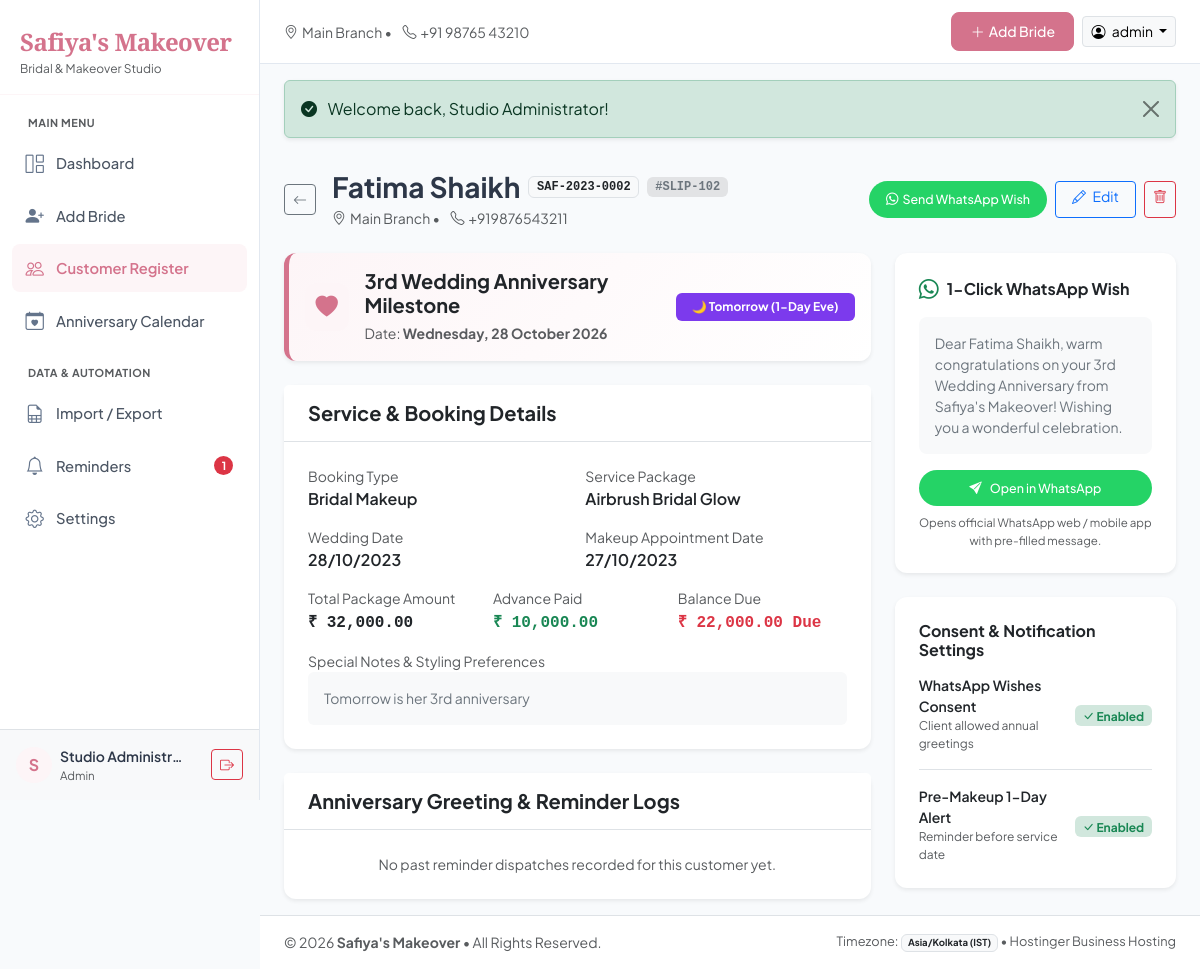
Page /customers/view.php?id=2 (signed in) on the committed database.
### tables this page shows
CREATE TABLE IF NOT EXISTS `settings` (
  `id` INT AUTO_INCREMENT PRIMARY KEY,
  `key_name` VARCHAR(64) NOT NULL UNIQUE,
  `value` TEXT NULL,
  `description` VARCHAR(255) NULL,
  `updated_at` DATETIME NOT NULL DEFAULT CURRENT_TIMESTAMP ON UPDATE CURRENT_TIMESTAMP,
  INDEX `idx_settings_key` (`key_name`)
);

CREATE TABLE IF NOT EXISTS `customers` (
  `id` INT AUTO_INCREMENT PRIMARY KEY,
  `customer_code` VARCHAR(30) NOT NULL UNIQUE,
  `full_name` VARCHAR(150) NOT NULL,
  `mobile_number` VARCHAR(25) NOT NULL,
  `wedding_date` DATE NULL,
  `makeup_date` DATE NULL,
  `service_package` VARCHAR(120) NULL,
  `amount` DECIMAL(10, 2) NULL,
  `advance_amount` DECIMAL(10, 2) NULL DEFAULT 0.00,
  `slip_number` VARCHAR(50) NULL,
  `booking_type` VARCHAR(50) NOT NULL DEFAULT 'Bridal Makeup',
  `salon_branch` VARCHAR(80) NULL DEFAULT 'Main Branch',
  `notes` TEXT NULL,
  `pre_makeup_reminder_enabled` TINYINT(1) NOT NULL DEFAULT 1,
  `whatsapp_consent` TINYINT(1) NOT NULL DEFAULT 1,
  `created_at` DATETIME NOT NULL DEFAULT CURRENT_TIMESTAMP,
  `updated_at` DATETIME NOT NULL DEFAULT CURRENT_TIMESTAMP ON UPDATE CURRENT_TIMESTAMP,
  INDEX `idx_customers_code` (`customer_code`),
  INDEX `idx_customers_name` (`full_name`),
  INDEX `idx_customers_mobile` (`mobile_number`),
  INDEX `idx_customers_wedding_date` (`wedding_date`),
  INDEX `idx_customers_makeup_date` (`makeup_date`),
  INDEX `idx_customers_branch` (`salon_branch`),
  INDEX `idx_customers_consent` (`whatsapp_consent`)
);

### customers/view.php (the view, shortened to what the rows shown need)
<?php
require_once __DIR__ . '/../includes/functions.php';
$db = get_db();
$id = (int)($_GET['id'] ?? 0);
$stmt = $db->prepare("SELECT * FROM customers WHERE id = :id LIMIT 1");
$stmt->execute(['id' => $id]);
$customer = $stmt->fetch();
$balance = max(0, (float)$customer['amount'] - (float)$customer['advance_amount']);
$next_anniversary = null;
if ($customer['wedding_date']) {
    $today_str = get_kolkata_today();
    $current_year = (int)date('Y', strtotime($today_str));
    $target_date = get_anniversary_date_for_year($customer['wedding_date'], $current_year);
    if ($target_date < $today_str) {
        $target_year = $current_year + 1;
        $target_date = get_anniversary_date_for_year($customer['wedding_date'], $target_year);
    } else {
        $target_year = $current_year;
    }
    $wed_year = (int)date('Y', strtotime($customer['wedding_date']));
    $years_milestone = $target_year - $wed_year;
    $d1 = new DateTime($today_str);
    $d2 = new DateTime($target_date);
    $days_away = $d1->diff($d2)->days;
    $next_anniversary = [
        'date' => $target_date,
        'milestone_years' => $years_milestone,
        'days_away' => $days_away,
        'is_today' => ($target_date === $today_str),
        'is_eve' => ($days_away === 1)
    ];
}
require_once __DIR__ . '/../includes/header.php';
?>
<div class="d-flex flex-column flex-md-row justify-content-between align-items-md-center mb-4 gap-3">
    <div class="d-flex align-items-center gap-3">
        <div>
            <div class="d-flex align-items-center gap-2">
                <h2 class="h3 fw-bold mb-0"><?= htmlspecialchars($customer['full_name']) ?></h2>
                <span class="badge bg-light text-dark border font-monospace"><?= htmlspecialchars($customer['customer_code']) ?></span>
                <?php if ($customer['slip_number']): ?>
                    <span class="badge bg-secondary-subtle text-secondary font-monospace">#<?= htmlspecialchars($customer['slip_number']) ?></span>
                <?php endif; ?>
            </div>
            <div class="text-muted small mt-1">
                <i class="bi bi-geo-alt me-1"></i><?= htmlspecialchars($customer['salon_branch'] ?: 'Main Branch') ?> &bull;
                <i class="bi bi-telephone ms-2 me-1"></i><?= htmlspecialchars($customer['mobile_number']) ?>
            </div>
        </div>
    </div>
</div>
<div class="row g-4">
    <div class="col-lg-8">
        <?php if ($next_anniversary): ?>
            <div class="card card-salon border-0 shadow-sm p-3 mb-4" style="background: linear-gradient(135deg, #FDF5F7 0%, #FFFFFF 100%); border-left: 5px solid #D4738C !important;">
                <div class="d-flex align-items-center justify-content-between">
                    <div class="d-flex align-items-center">
                        <div class="stat-icon bg-stat-pink me-3">
                            <i class="bi bi-heart-fill"></i>
                        </div>
                        <div>
                            <h5 class="fw-bold mb-1">
                                <?= $next_anniversary['milestone_years'] ?><?= in_array($next_anniversary['milestone_years'], [1]) ? 'st' : ($next_anniversary['milestone_years'] == 2 ? 'nd' : ($next_anniversary['milestone_years'] == 3 ? 'rd' : 'th')) ?> Wedding Anniversary Milestone
                            </h5>
                            <span class="text-muted small">
                                Date: <strong><?= date('l, d F Y', strtotime($next_anniversary['date'])) ?></strong>
                            </span>
                        </div>
                    </div>
                    <div>
                        <?php if ($next_anniversary['is_today']): ?>
                            <span class="badge bg-success fs-6 px-3 py-2">🎉 Celebrating Today!</span>
                        <?php elseif ($next_anniversary['is_eve']): ?>
                            <span class="badge bg-purple px-3 py-2 text-white" style="background-color: #7C3AED;">🌙 Tomorrow (1-Day Eve)</span>
                        <?php else: ?>
                            <span class="badge bg-light text-dark border px-3 py-2 font-monospace">In <?= $next_anniversary['days_away'] ?> days</span>
                        <?php endif; ?>
                    </div>
                </div>
            </div>
        <?php endif; ?>
        <div class="card card-salon border-0 shadow-sm mb-4">
            <div class="card-body p-4">
                <div class="row g-3">
                    <div class="col-sm-6">
                        <label class="small text-muted d-block">Booking Type</label>
                        <span class="fw-semibold text-dark"><?= htmlspecialchars($customer['booking_type']) ?></span>
                    </div>
                    <div class="col-sm-6">
                        <label class="small text-muted d-block">Service Package</label>
                        <span class="fw-semibold text-dark"><?= htmlspecialchars($customer['service_package'] ?: '—') ?></span>
                    </div>
                    <div class="col-sm-6">
                        <label class="small text-muted d-block">Wedding Date</label>
                        <span class="fw-semibold text-dark"><?= format_date_in($customer['wedding_date']) ?></span>
                    </div>
                    <div class="col-sm-6">
                        <label class="small text-muted d-block">Makeup Appointment Date</label>
                        <span class="fw-semibold text-dark"><?= format_date_in($customer['makeup_date']) ?></span>
                    </div>
                    <div class="col-sm-4">
                        <label class="small text-muted d-block">Total Package Amount</label>
                        <span class="fw-bold font-monospace text-dark"><?= format_inr($customer['amount']) ?></span>
                    </div>
                    <div class="col-sm-4">
                        <label class="small text-muted d-block">Advance Paid</label>
                        <span class="fw-bold font-monospace text-success"><?= format_inr($customer['advance_amount']) ?></span>
                    </div>
                    <div class="col-sm-4">
                        <label class="small text-muted d-block">Balance Due</label>
                        <?php if ($balance > 0): ?>
                            <span class="fw-bold font-monospace text-danger"><?= format_inr($balance) ?> Due</span>
                        <?php else: ?>
                            <span class="badge bg-success-subtle text-success">Fully Paid</span>
                        <?php endif; ?>
                    </div>
                    <div class="col-12">
                        <label class="small text-muted d-block">Special Notes &amp; Styling Preferences</label>
                        <div class="p-3 bg-light rounded-2 text-secondary small">
                            <?= nl2br(htmlspecialchars($customer['notes'] ?: 'No notes recorded.')) ?>
                        </div>
                    </div>
                </div>
            </div>
        </div>
    </div>
</div>
<?php require_once __DIR__ . '/../includes/footer.php'; ?>

### includes/header.php (shortened to what the rows shown need)
<?php
require_once __DIR__ . '/functions.php';
$current_dir = dirname($_SERVER['SCRIPT_NAME']);
$depth = substr_count(trim($current_dir, '/\\'), '/');
$root = str_repeat('../', $depth);
if ($root === '') $root = './';
$salon_name = get_setting('salon_name', "Safiya's Makeover");
$salon_tagline = get_setting('salon_tagline', "Bridal & Makeover Studio");
$salon_branch = get_setting('salon_branch', "Main Branch");
$salon_phone = get_setting('salon_phone', "+91 98765 43210");
$current_page = basename($_SERVER['PHP_SELF'], '.php');
$current_path = $_SERVER['PHP_SELF'];
$user_id = $_SESSION['user_id'] ?? null;
$user_name = $_SESSION['user_name'] ?? 'Admin';
$user_full_name = $_SESSION['user_full_name'] ?? 'Studio Administrator';
$user_role = $_SESSION['user_role'] ?? 'staff';
$is_admin = ($user_role === 'admin');
$today_anniversaries = get_todays_anniversaries();
$pending_reminders_count = count($today_anniversaries);
?>
<!DOCTYPE html>
<html lang="en">
<head>
    <link href="https://cdn.jsdelivr.net/npm/bootstrap@5.3.3/dist/css/bootstrap.min.css" rel="stylesheet">
    <link href="https://cdn.jsdelivr.net/npm/bootstrap-icons@1.11.3/font/bootstrap-icons.min.css" rel="stylesheet">
    <link href="<?= $root ?>assets/css/custom.css" rel="stylesheet">
</head>
<body>
    <?php if ($user_id): ?>
    <div id="sidebar-wrapper">
        <div class="sidebar-brand d-flex align-items-center justify-content-between">
            <div>
                <a href="<?= $root ?>index.php" class="text-decoration-none">
                    <span class="brand-logo-text fs-4"><?= htmlspecialchars($salon_name) ?></span>
                    <div class="text-muted small" style="font-size: 0.75rem;"><?= htmlspecialchars($salon_tagline) ?></div>
                </a>
            </div>
        </div>
        <div class="nav-sidebar">
            <div class="text-uppercase text-muted px-3 py-1 mb-1 fw-bold" style="font-size: 0.68rem; letter-spacing: 0.5px;">Main Menu</div>
            <a class="nav-link <?= ($current_page === 'index' && strpos($current_path, '/customers/') === false && strpos($current_path, '/calendar/') === false && strpos($current_path, '/reminders/') === false && strpos($current_path, '/import_export/') === false && strpos($current_path, '/settings/') === false) ? 'active' : '' ?>" href="<?= $root ?>index.php">
                <i class="bi bi-grid-1x2"></i> Dashboard
            </a>
            <a class="nav-link <?= ($current_page === 'add' && strpos($current_path, '/customers/') !== false) ? 'active' : '' ?>" href="<?= $root ?>customers/add.php">
                <i class="bi bi-person-plus-fill text-salon"></i> Add Bride
            </a>
            <a class="nav-link <?= (strpos($current_path, '/customers/') !== false && $current_page !== 'add') ? 'active' : '' ?>" href="<?= $root ?>customers/index.php">
                <i class="bi bi-people"></i> Customer Register
            </a>
            <a class="nav-link <?= (strpos($current_path, '/calendar/') !== false) ? 'active' : '' ?>" href="<?= $root ?>calendar/index.php">
                <i class="bi bi-calendar-heart"></i> Anniversary Calendar
            </a>
            <div class="text-uppercase text-muted px-3 py-1 mt-3 mb-1 fw-bold" style="font-size: 0.68rem; letter-spacing: 0.5px;">Data &amp; Automation</div>
            <a class="nav-link <?= (strpos($current_path, '/import_export/') !== false) ? 'active' : '' ?>" href="<?= $root ?>import_export/index.php">
                <i class="bi bi-file-earmark-spreadsheet"></i> Import / Export
            </a>
            <a class="nav-link <?= (strpos($current_path, '/reminders/') !== false) ? 'active' : '' ?>" href="<?= $root ?>reminders/index.php">
                <i class="bi bi-bell"></i> Reminders
                <?php if ($pending_reminders_count > 0): ?>
                <span class="badge bg-danger rounded-pill ms-auto" style="font-size: 0.7rem;"><?= $pending_reminders_count ?></span>
                <?php endif; ?>
            </a>
            <?php if ($is_admin): ?>
            <a class="nav-link <?= (strpos($current_path, '/settings/') !== false) ? 'active' : '' ?>" href="<?= $root ?>settings/index.php">
                <i class="bi bi-gear"></i> Settings
            </a>
            <?php endif; ?>
        </div>
        <div class="p-3 border-top bg-light mt-auto">
            <div class="d-flex align-items-center">
                <div class="rounded-circle bg-stat-pink d-flex align-items-center justify-content-center me-2" style="width: 36px; height: 36px; font-weight: bold;">
                    <?= strtoupper(substr($user_full_name, 0, 1)) ?>
                </div>
                <div class="overflow-hidden me-auto">
                    <div class="fw-semibold text-truncate small" style="max-width: 130px;"><?= htmlspecialchars($user_full_name) ?></div>
                    <div class="text-muted text-capitalize" style="font-size: 0.72rem;"><?= htmlspecialchars($user_role) ?></div>
                </div>
                <a href="<?= $root ?>auth/logout.php" class="btn btn-sm btn-outline-danger" title="Sign Out" data-bs-toggle="tooltip">
                    <i class="bi bi-box-arrow-right"></i>
                </a>
            </div>
        </div>
    </div>
    <?php endif; ?>
    <div id="page-content-wrapper" <?= !$user_id ? 'style="margin-left:0; width:100%;"' : '' ?>>
        <?php if ($user_id): ?>
        <nav class="navbar navbar-topbar d-flex justify-content-between align-items-center sticky-top">
            <div class="d-flex align-items-center">
                <div class="d-none d-md-block">
                    <span class="text-muted small">
                        <i class="bi bi-geo-alt me-1"></i><?= htmlspecialchars($salon_branch) ?> &bull;
                        <i class="bi bi-telephone ms-2 me-1"></i><?= htmlspecialchars($salon_phone) ?>
                    </span>
                </div>
            </div>
            <div class="d-flex align-items-center gap-2">
                <a href="<?= $root ?>customers/add.php" class="btn btn-salon-primary btn-sm d-none d-sm-inline-flex align-items-center gap-1">
                    <i class="bi bi-plus-lg"></i> Add Bride
                </a>
                <div class="dropdown">
                    <button class="btn btn-sm btn-light border dropdown-toggle" type="button" data-bs-toggle="dropdown">
                        <i class="bi bi-person-circle me-1"></i> <?= htmlspecialchars($user_name) ?>
                    </button>
                </div>
            </div>
        </nav>
        <?php endif; ?>
        <main class="flex-grow-1 px-4 py-3">

### includes/footer.php (shortened to what the rows shown need)
        </main>
        <footer class="border-top py-3 px-4 bg-white text-muted small mt-auto">
            <div class="d-flex flex-column flex-md-row justify-content-between align-items-center">
                <div>
                    &copy; <?= date('Y') ?> <strong><?= htmlspecialchars($salon_name) ?></strong> &bull; All Rights Reserved.
                </div>
            </div>
        </footer>
    </div>
</body>
</html>

### rows in the picture
settings: value "Safiya's Makeover"
settings: value "Bridal & Makeover Studio"
settings: value "Main Branch"
settings: value "+91 98765 43210"
customers: full_name "Fatima Shaikh", customer_code "SAF-2023-0002", slip_number "SLIP-102", salon_branch "Main Branch", mobile_number "+919876543211", wedding_date "3", wedding_date "Wednesday, 28 October 2026", booking_type "Bridal Makeup", service_package "Airbrush Bridal Glow", wedding_date "28/10/2023", makeup_date "27/10/2023", amount "₹ 32,000.00", advance_amount "₹ 10,000.00", format_inr($balance) "₹ 22,000.00", notes "Tomorrow is her 3rd anniversary"

### other values in the picture
$pending_reminders_count "1"
substr($user_full_name, 0, 1) "S"
$user_full_name "Studio Administr…"
$user_role "Admin"
$user_name "admin"
$fl['message'] "Welcome back, Studio Administrator!"
$wa_msg "Dear Fatima Shaikh, warm congratulations on your 3rd Wedding Anniversary from Safiya's Makeover! Wishing you a wonderful celebration."
